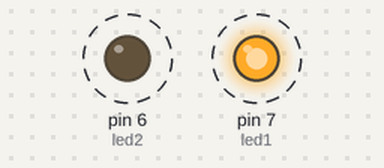
The sketch below on a simulated Arduino Uno, built with avr-gcc and run on an emulated ATmega328P. On the bench: output pins drawn as LEDs (lit = HIGH). Dashed ring = blinking.

Above: at 0.5 s.
Timing chart, 0 to 4.6 s (numbered marks = the images above):
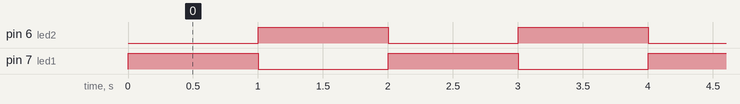

Measured:
- by itself, pin 6 (led2), pin 7 (led1): alternates HIGH for 1.0 s and LOW for 1.0 s

The sketch:

codigo.ino
```cpp
const int led1 = 7;
const int led2 = 6;

void setup(){
 pinMode(led1, OUTPUT);
 pinMode(led2, OUTPUT);
}

void loop(){
 digitalWrite(led1, HIGH);
 digitalWrite(led2, LOW);
 delay(1000);
 digitalWrite(led1, LOW);
 digitalWrite(led2, HIGH);
 delay(1000);
}
```
